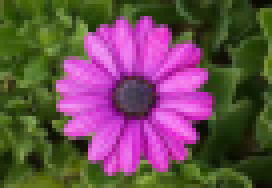
#> input picture Picture1.jpg, 68 x 47 px, found by its file name (shown 4 times larger)
$ python 16.py
#> lines starting #> are read from the running program, lines starting #| are printed output that depends on the picture
import cv2
import numpy as np
input_image = cv2.imread("C:/Users/P Leela Mohan/Desktop/computer vision/Picture1.jpg", 100)
#> input_image is the input picture: shape (47, 68, 3); mean B, G, R 83.7, 77, 107.3
edges = cv2.Canny(input_image, threshold1=100, threshold2=200)
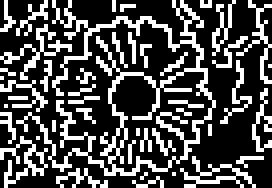
#> edges: shape (47, 68) (shown 4 times larger); 29.8% white in thin lines or dots
cv2.imshow('Original Image', input_image)
cv2.imshow('Edge-detected Image', edges)
cv2.waitKey(0)
cv2.destroyAllWindows()

$ run again, with Picture2.jpg copied over Picture1.jpg
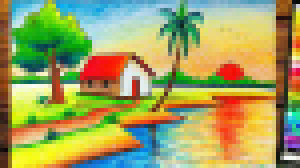
#> input picture Picture2.jpg, 75 x 42 px, found by its file name (shown 4 times larger)
#> input_image is the input picture: shape (42, 75, 3); mean B, G, R 95.5, 162.1, 160.8
#> `edges = cv2.Canny(input_image, threshold1=100, threshold2=200)`:
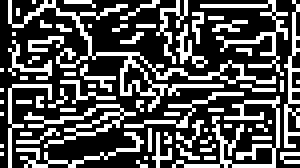
#> edges: shape (42, 75) (shown 4 times larger); 32.3% white in thin lines or dots

$ run again, with th.jpeg copied over Picture1.jpg
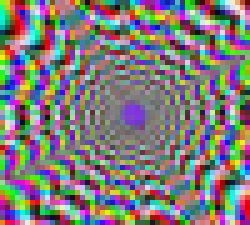
#> input picture th.jpeg, 50 x 45 px, found by its file name (shown 5 times larger)
#> input_image is the input picture: shape (45, 50, 3); mean B, G, R 122.4, 123, 127.3
#> `edges = cv2.Canny(input_image, threshold1=100, threshold2=200)`:
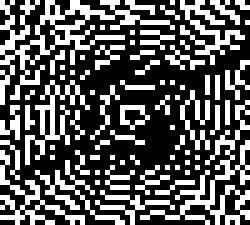
#> edges: shape (45, 50) (shown 5 times larger); 36% white in thin lines or dots
